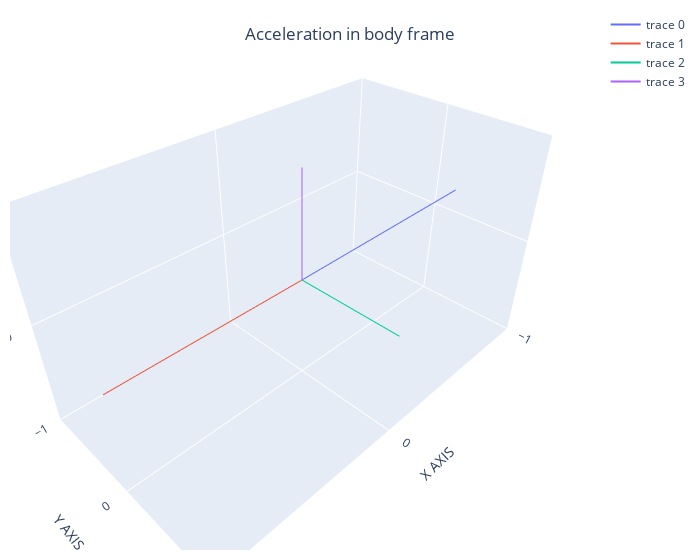

Notebook source saved alongside this figure:
### Code cell
fig = go.Figure(data=[go.Scatter3d(mode='lines',x= [0,df.loc[0, "ax"]], y= [0,df.loc[0, "ay"]], z =[0,df.loc[0, "az"]], marker=dict(size=1)),
                      go.Scatter3d(mode='lines',x= [0,1], y= [0,0], z =[0,0], marker=dict(size=1)),
                      go.Scatter3d(mode='lines',x= [0,0], y= [0,1], z =[0,0], marker=dict(size=1)),
                      go.Scatter3d(mode='lines',x= [0,0], y= [0,0], z =[0,1], marker=dict(size=1))])
fig.update_layout(
            title= {'text': "Acceleration in body frame", 'y':0.95, 'x':0.5, 'xanchor': 'center', 'yanchor': 'top'},
            scene = dict(
                xaxis_title='X AXIS',
                yaxis_title='Y AXIS',
                zaxis_title='Z AXIS',
                xaxis = dict(nticks=4, range=[-1,1],),
                yaxis = dict(nticks=4, range=[-1,1],),
                zaxis = dict(nticks=4, range=[-1,1],)),
                width=700,
                margin=dict(r=20, b=10, l=10, t=10))
fig.show()

### Figure 1 — Plotly figure (JSON) as saved in the notebook; plotly's stock layout.template omitted (floating-point values rounded to 4 significant figures)
{"data": [{"marker": {"size": 1}, "mode": "lines", "type": "scatter3d", "x": [0, -0.8321], "y": [0, 0.385], "z": [0, 0.3992]}, {"marker": {"size": 1}, "mode": "lines", "type": "scatter3d", "x": [0, 1], "y": [0, 0], "z": [0, 0]}, {"marker": {"size": 1}, "mode": "lines", "type": "scatter3d", "x": [0, 0], "y": [0, 1], "z": [0, 0]}, {"marker": {"size": 1}, "mode": "lines", "type": "scatter3d", "x": [0, 0], "y": [0, 0], "z": [0, 1]}], "layout": {"margin": {"b": 10, "l": 10, "r": 20, "t": 10}, "scene": {"xaxis": {"nticks": 4, "range": [-1, 1], "title": {"text": "X AXIS"}}, "yaxis": {"nticks": 4, "range": [-1, 1], "title": {"text": "Y AXIS"}}, "zaxis": {"nticks": 4, "range": [-1, 1], "title": {"text": "Z AXIS"}}}, "title": {"text": "Acceleration in body frame", "x": 0.5, "xanchor": "center", "y": 0.95, "yanchor": "top"}, "width": 700}}
